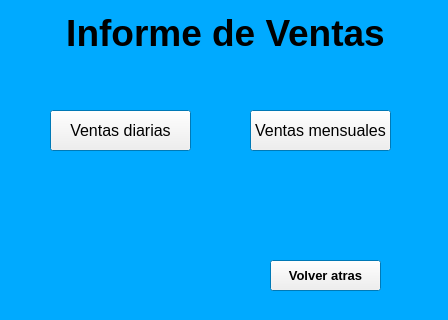
<?xml version="1.0" encoding="UTF-8"?>
<ui version="4.0">
 <class>informeVentas</class>
 <widget class="QWidget" name="informeVentas">
  <property name="geometry">
   <rect>
    <x>0</x>
    <y>0</y>
    <width>448</width>
    <height>320</height>
   </rect>
  </property>
  <property name="palette">
   <palette>
    <active>
     <colorrole role="Base">
      <brush brushstyle="SolidPattern">
       <color alpha="255">
        <red>255</red>
        <green>255</green>
        <blue>255</blue>
       </color>
      </brush>
     </colorrole>
     <colorrole role="Window">
      <brush brushstyle="SolidPattern">
       <color alpha="255">
        <red>0</red>
        <green>170</green>
        <blue>255</blue>
       </color>
      </brush>
     </colorrole>
    </active>
    <inactive>
     <colorrole role="Base">
      <brush brushstyle="SolidPattern">
       <color alpha="255">
        <red>255</red>
        <green>255</green>
        <blue>255</blue>
       </color>
      </brush>
     </colorrole>
     <colorrole role="Window">
      <brush brushstyle="SolidPattern">
       <color alpha="255">
        <red>0</red>
        <green>170</green>
        <blue>255</blue>
       </color>
      </brush>
     </colorrole>
    </inactive>
    <disabled>
     <colorrole role="Base">
      <brush brushstyle="SolidPattern">
       <color alpha="255">
        <red>0</red>
        <green>170</green>
        <blue>255</blue>
       </color>
      </brush>
     </colorrole>
     <colorrole role="Window">
      <brush brushstyle="SolidPattern">
       <color alpha="255">
        <red>0</red>
        <green>170</green>
        <blue>255</blue>
       </color>
      </brush>
     </colorrole>
    </disabled>
   </palette>
  </property>
  <property name="windowTitle">
   <string>Form</string>
  </property>
  <widget class="QPushButton" name="volver">
   <property name="geometry">
    <rect>
     <x>270</x>
     <y>260</y>
     <width>111</width>
     <height>31</height>
    </rect>
   </property>
   <property name="font">
    <font>
     <pointsize>10</pointsize>
     <weight>75</weight>
     <bold>true</bold>
    </font>
   </property>
   <property name="text">
    <string>Volver atras</string>
   </property>
  </widget>
  <widget class="QLabel" name="label">
   <property name="geometry">
    <rect>
     <x>50</x>
     <y>10</y>
     <width>351</width>
     <height>45</height>
    </rect>
   </property>
   <property name="font">
    <font>
     <pointsize>28</pointsize>
     <weight>75</weight>
     <bold>true</bold>
    </font>
   </property>
   <property name="layoutDirection">
    <enum>Qt::LeftToRight</enum>
   </property>
   <property name="text">
    <string>Informe de Ventas</string>
   </property>
   <property name="alignment">
    <set>Qt::AlignCenter</set>
   </property>
  </widget>
  <widget class="QPushButton" name="btn_ventasDiarias">
   <property name="geometry">
    <rect>
     <x>50</x>
     <y>110</y>
     <width>141</width>
     <height>41</height>
    </rect>
   </property>
   <property name="font">
    <font>
     <pointsize>12</pointsize>
    </font>
   </property>
   <property name="text">
    <string>Ventas diarias</string>
   </property>
  </widget>
  <widget class="QPushButton" name="btn_ventasMensuales">
   <property name="geometry">
    <rect>
     <x>250</x>
     <y>110</y>
     <width>141</width>
     <height>41</height>
    </rect>
   </property>
   <property name="font">
    <font>
     <pointsize>12</pointsize>
    </font>
   </property>
   <property name="text">
    <string>Ventas mensuales</string>
   </property>
  </widget>
  <zorder>label</zorder>
  <zorder>volver</zorder>
  <zorder>btn_ventasDiarias</zorder>
  <zorder>btn_ventasMensuales</zorder>
 </widget>
 <resources/>
 <connections/>
</ui>
